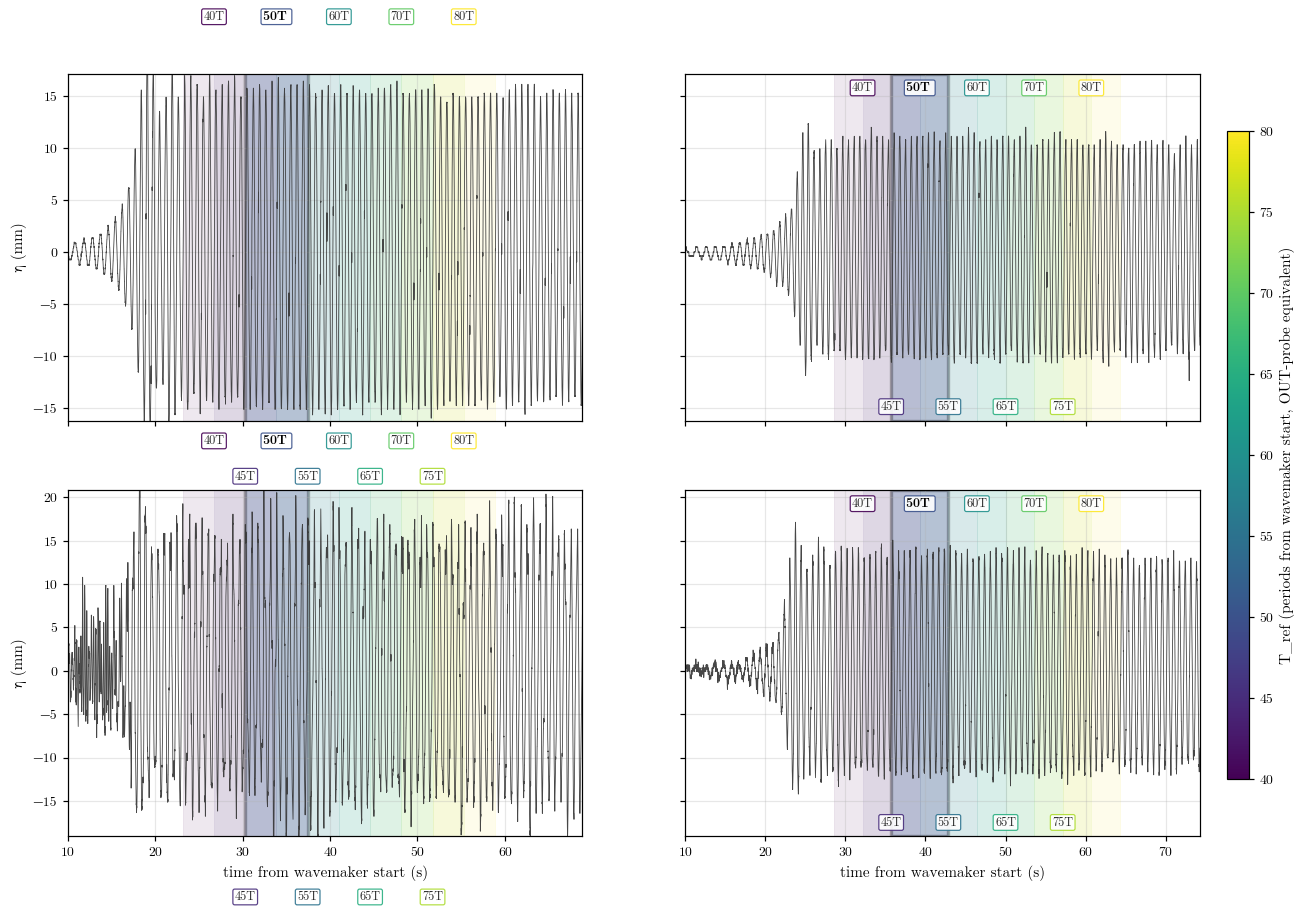

Here is the Python script that generated this plot:
"""
Visual companion to `fft_window_position_sensitivity_lsfit.py`.
Show the probe time series with the sweep's 10T windows overlaid at
representative T_ref positions, so the reader can SEE where each window
sits in the signal and why the drift pattern emerges.

Layout: 2 rows (nowind, fullwind) × 2 cols (IN probe 9373/170, OUT probe
12400/250). Same (f, A): 1.4 Hz / 0.2 V per240. Windows coloured by
T_ref, pipeline default (T_ref=50) highlighted.

Output: analysis_scratch/fft_window_position_sensitivity_trace.png
"""

import sys
from pathlib import Path
sys.path.insert(0, str(Path(__file__).parent.parent))

import numpy as np
import pandas as pd
import matplotlib
matplotlib.use("Agg")
import matplotlib.pyplot as plt
from matplotlib.patches import Rectangle

from wavescripts.improved_data_loader import load_analysis_data, load_processed_dfs
from wavescripts.constants import HG, c_group
from wavescripts.plot_utils import apply_thesis_style

apply_thesis_style()

FS = 250.0
BASE = Path(__file__).parent.parent
SCRATCH = Path(__file__).parent
OUT_PNG = SCRATCH / "fft_window_position_sensitivity_trace.png"

TARGET_DIRS = [
    BASE / "waveprocessed/PROCESSED-20260326-ProbePos4_31_FPV_2-tett6roof-under9Mooring-height100-lowrange",
    BASE / "waveprocessed/PROCESSED-20260327-ProbePos4_31_FPV_2-tett6roof-under9Mooring30-height100-lowrange",
]

TARGET_FREQ = 1.4
TARGET_AMP  = 0.2

IN_PROBE  = "9373/170"
OUT_PROBE = "12400/250"

PROBE_R_M = {IN_PROBE: 9.373, OUT_PROBE: 12.400}

# Positions to overlay (every 5 periods across the sweep range)
T_REF_OVERLAYS = [40, 45, 50, 55, 60, 65, 70, 75, 80]

# Legacy H&G [50T, 60T] anchor at r = 12.4 m — kept here as the canonical
# reference for this trace plot. The 2026-05-02 pipeline switch removed
# these from `HG`; this script keeps them as local constants because the
# overlay sweep is anchored at OUT-probe coordinates.
OLD_HG_REF_R_M = 12.400
OLD_HG_START_T = 50
T_REF_CANON    = OLD_HG_START_T
N_PERIODS = 10

# Time range for the plot
T_PLOT_START_S = 10.0            # fixed axis start
# T_plot_end computed dynamically (last window end + buffer)
T_PLOT_BUFFER_AFTER_LAST_WINDOW_S = 10.0


def pick_run(meta, wind):
    mask = (
        (meta["PanelCondition"] == "full")
        & np.isclose(meta["WaveFrequencyInput [Hz]"], TARGET_FREQ, atol=0.01)
        & np.isclose(meta["WaveAmplitudeInput [Volt]"], TARGET_AMP, atol=0.01)
        & (meta["WindCondition"] == wind)
        & (meta["WavePeriodInput"] >= 100)
        & (meta["quality_flag"] == "ok")
    )
    sub = meta[mask]
    if sub.empty:
        return None
    return sub.iloc[0]


print("Loading …")
dirs_str = [str(d) for d in TARGET_DIRS]
meta, _, _, _ = load_analysis_data(*dirs_str, load_processed=False)
proc = load_processed_dfs(*dirs_str)

runs = {}
for wind in ["no", "full"]:
    row = pick_run(meta, wind)
    if row is None:
        raise RuntimeError(f"no {wind} run at f={TARGET_FREQ} Hz, A={TARGET_AMP} V")
    runs[wind] = row
    print(f"  {wind}: {Path(row['path']).name}")


fig, axes = plt.subplots(2, 2, figsize=(16, 9), sharex="col", sharey="row")

cmap = plt.get_cmap("viridis")
t_ref_norm = (np.array(T_REF_OVERLAYS) - min(T_REF_OVERLAYS)) / (max(T_REF_OVERLAYS) - min(T_REF_OVERLAYS))

samples_per_period = int(round(FS / TARGET_FREQ))

for col_idx, (probe, r_m) in enumerate([(IN_PROBE, PROBE_R_M[IN_PROBE]),
                                         (OUT_PROBE, PROBE_R_M[OUT_PROBE])]):
    # Probe-local ΔT
    dT_periods = (OLD_HG_REF_R_M - r_m) / c_group(TARGET_FREQ, HG.TANK_DEPTH_M) * TARGET_FREQ
    dT_seconds = dT_periods / TARGET_FREQ

    # last window end in probe-local seconds:  (T_ref_max - ΔT) / f + N_PERIODS / f
    t_last_win_end_s = ((max(T_REF_OVERLAYS) - dT_periods) + N_PERIODS) / TARGET_FREQ
    t_plot_end_s = t_last_win_end_s + T_PLOT_BUFFER_AFTER_LAST_WINDOW_S

    for row_idx, wind in enumerate(["no", "full"]):
        ax = axes[row_idx, col_idx]
        row = runs[wind]
        df = proc[row["path"]]

        eta_col = f"eta_{probe}_interp" if f"eta_{probe}_interp" in df.columns else f"eta_{probe}"
        sig = df[eta_col].to_numpy(dtype=float)   # already in mm
        t = np.arange(len(sig)) / FS

        # Restrict display range
        mask = (t >= T_PLOT_START_S) & (t <= t_plot_end_s)
        ax.plot(t[mask], sig[mask], "-", color="#333", lw=0.55, alpha=0.9)

        # Y-axis: use percentiles of the PLATEAU region only (exclude pre-arrival spikes).
        # Plateau region = from first overlay window start to last overlay window end.
        t_plateau_start = (min(T_REF_OVERLAYS) - dT_periods) / TARGET_FREQ
        t_plateau_end   = t_last_win_end_s
        plateau_mask = (t >= t_plateau_start) & (t <= t_plateau_end)
        sig_plateau = sig[plateau_mask]
        y_lo, y_hi = np.nanpercentile(sig_plateau, [0.5, 99.5])
        y_pad = 0.25 * (y_hi - y_lo)
        y_lo -= y_pad
        y_hi += y_pad

        for T_ref, cnorm in zip(T_REF_OVERLAYS, t_ref_norm):
            start_T_probe = T_ref - dT_periods
            start_s = start_T_probe / TARGET_FREQ
            end_s = start_s + N_PERIODS / TARGET_FREQ
            is_canon = (T_ref == T_REF_CANON)
            color = cmap(cnorm)
            rect = Rectangle(
                (start_s, y_lo), end_s - start_s, y_hi - y_lo,
                fill=True,
                facecolor=color, alpha=0.09 if not is_canon else 0.30,
                edgecolor="black" if is_canon else color,
                lw=2.2 if is_canon else 0.5,
                zorder=1,
            )
            ax.add_patch(rect)
            # Alternate vertical label height so they don't collide
            y_label_high = y_hi - 0.04 * (y_hi - y_lo)
            y_label_low  = y_lo + 0.04 * (y_hi - y_lo)
            y_text = y_label_high if (T_ref // 5) % 2 == 0 else y_label_low
            label = f"{T_ref}T" + ("★" if is_canon else "")
            ax.text(start_s + (end_s - start_s) / 2, y_text,
                    label, ha="center", va="center", fontsize=8,
                    color="black" if is_canon else "#222",
                    weight="bold" if is_canon else "normal",
                    bbox=dict(boxstyle="round,pad=0.15", fc="white", ec=color, lw=0.8, alpha=0.9))

        ax.set_xlim(T_PLOT_START_S, t_plot_end_s)
        ax.set_ylim(y_lo, y_hi)
        ax.grid(True, alpha=0.3)

        ax.set_title("", fontsize=10)
        if col_idx == 0:
            ax.set_ylabel("η (mm)")
        if row_idx == 1:
            ax.set_xlabel("time from wavemaker start (s)")

# Add colorbar
sm = plt.cm.ScalarMappable(cmap=cmap,
                            norm=plt.Normalize(vmin=min(T_REF_OVERLAYS), vmax=max(T_REF_OVERLAYS)))
sm.set_array([])
cbar = fig.colorbar(sm, ax=axes.ravel().tolist(), shrink=0.85, pad=0.02, aspect=30)
cbar.set_label("T_ref (periods from wavemaker start, OUT-probe equivalent)")

fig.suptitle(
    "",
    fontsize=11,
)

fig.savefig(OUT_PNG, dpi=110, bbox_inches="tight")
plt.close(fig)
print(f"Wrote {OUT_PNG.relative_to(BASE)}")
